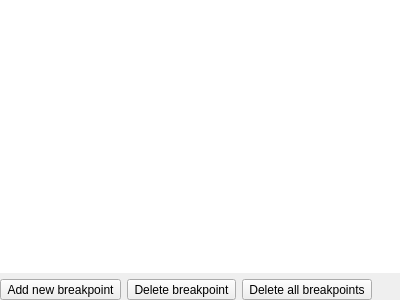
<?xml version="1.0" encoding="UTF-8"?>
<ui version="4.0">
 <class>BreakpointWidget</class>
 <widget class="QDockWidget" name="BreakpointWidget">
  <property name="geometry">
   <rect>
    <x>0</x>
    <y>0</y>
    <width>400</width>
    <height>300</height>
   </rect>
  </property>
  <property name="windowTitle">
   <string>Breakpoints</string>
  </property>
  <widget class="QWidget" name="dockWidgetContents">
   <layout class="QVBoxLayout" name="verticalLayout">
    <property name="leftMargin">
     <number>0</number>
    </property>
    <property name="topMargin">
     <number>0</number>
    </property>
    <property name="rightMargin">
     <number>0</number>
    </property>
    <property name="bottomMargin">
     <number>0</number>
    </property>
    <item>
     <widget class="AddressableItemList&lt;&gt;" name="breakpointTreeView">
      <property name="styleSheet">
       <string notr="true">CutterTreeView::item
{
    padding-top: 1px;
    padding-bottom: 1px;
}</string>
      </property>
      <property name="frameShape">
       <enum>QFrame::NoFrame</enum>
      </property>
      <property name="lineWidth">
       <number>0</number>
      </property>
      <property name="indentation">
       <number>8</number>
      </property>
      <property name="sortingEnabled">
       <bool>true</bool>
      </property>
     </widget>
    </item>
    <item>
     <layout class="QHBoxLayout" name="hLayout">
       <item>
       <widget class="QToolButton" name="addBreakpoint">
        <property name="text">
         <string>Add new breakpoint</string>
        </property>
       </widget>
      </item>
      <item>
       <widget class="QToolButton" name="delBreakpoint">
        <property name="text">
         <string>Delete breakpoint</string>
        </property>
       </widget>
      </item>
      <item alignment="Qt::AlignLeft">
       <widget class="QToolButton" name="delAllBreakpoints">
        <property name="text">
         <string>Delete all breakpoints</string>
        </property>
       </widget>
      </item>
     </layout>
    </item>
   </layout>
  </widget>
 </widget>
 <customwidgets>
  <customwidget>
   <class>AddressableItemList&lt;&gt;</class>
   <extends>QTreeView</extends>
   <header>widgets/AddressableItemList.h</header>
   <container>1</container>
  </customwidget>
 </customwidgets>
 <resources/>
 <connections/>
</ui>
